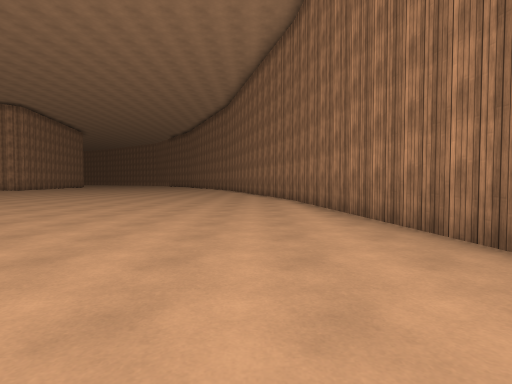
[1] (above)

24 first-person views from a walk through a scene from a Unity 3-D project. The camera is 1.2 m above the floor, tilts 2° down and sees 80° across. The floor is counted in squares, 2 m on a side. Each view is taken from the middle of a square. On the plan, view 1 faces up. The plan holds only what a view shows up to about 9 squares ahead; the rest is blank. The place goes on beyond the plan. The player is left out. Surface patterns are stand-ins for the level's own textures.

[2]
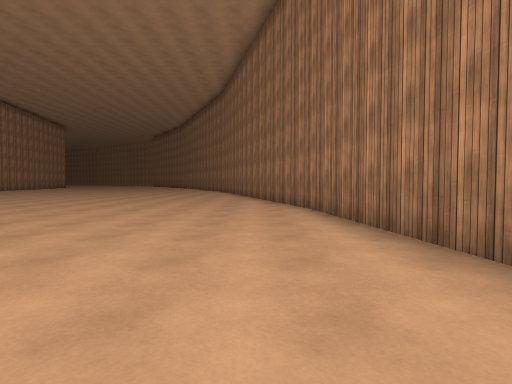

[3]
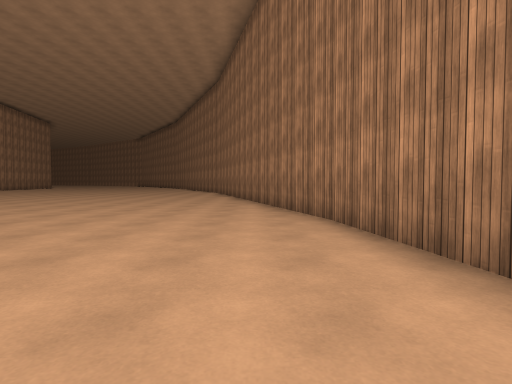

[4]
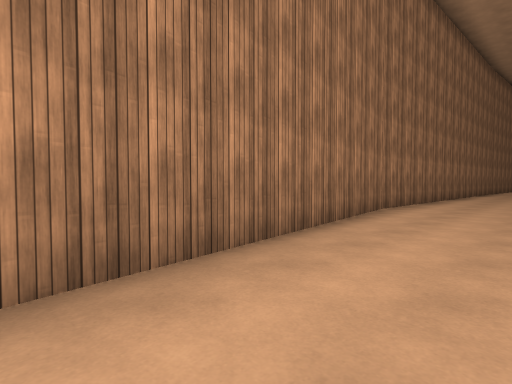

[5]
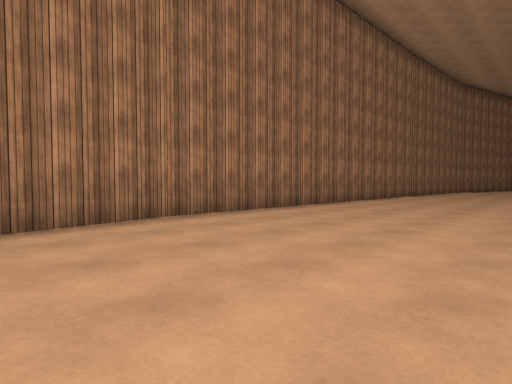

[6]
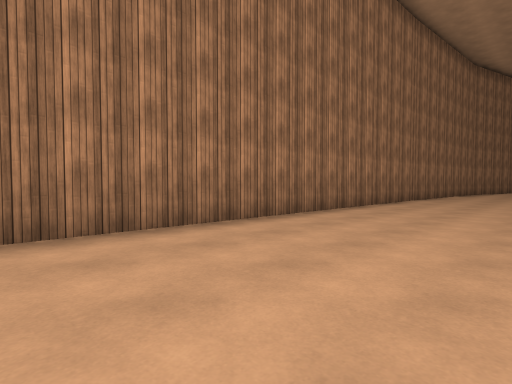

[7]
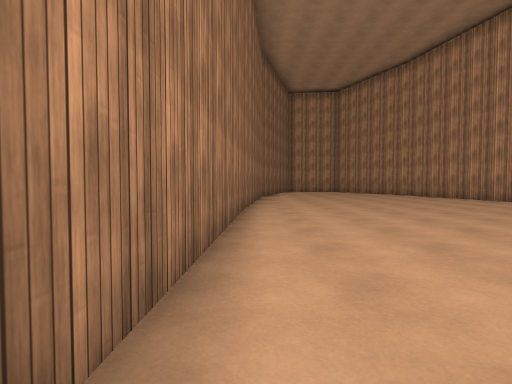

[8]
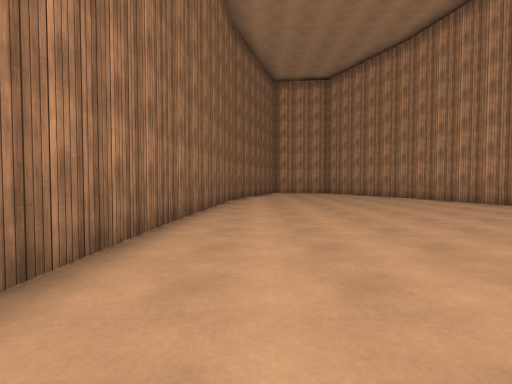

[9]
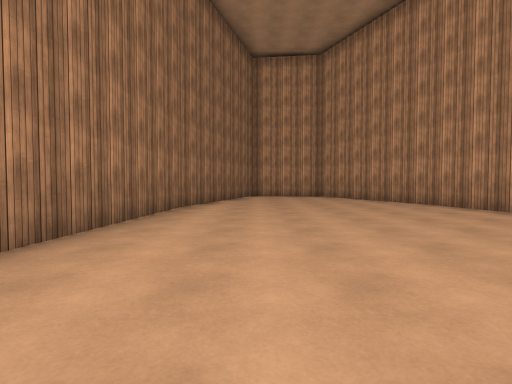

[10]
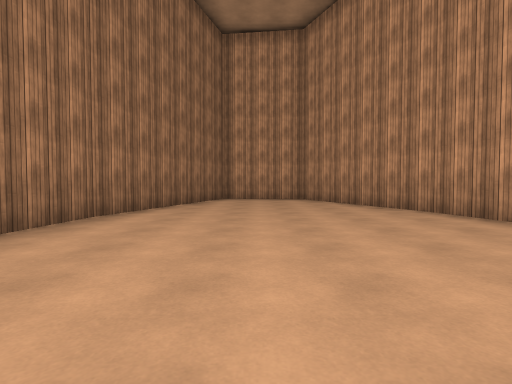

[11]
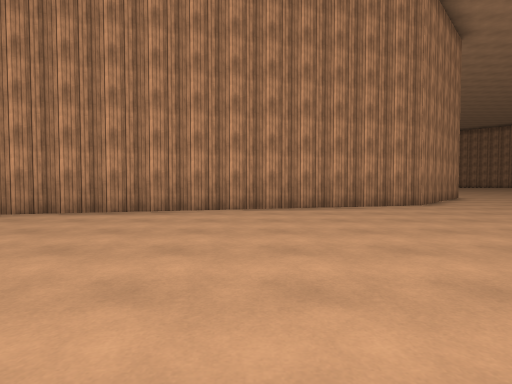

[12]
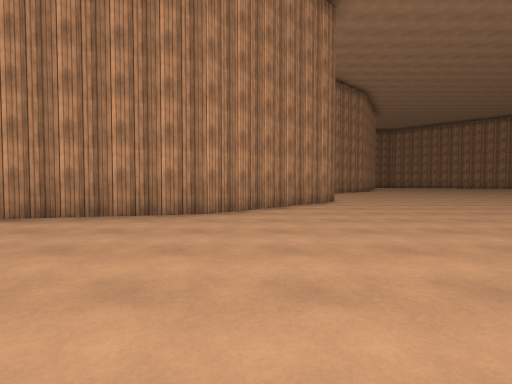

[13]
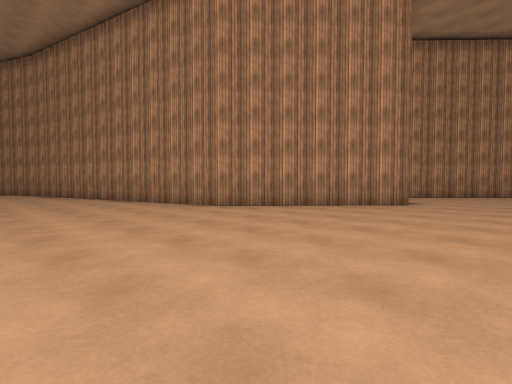

[14]
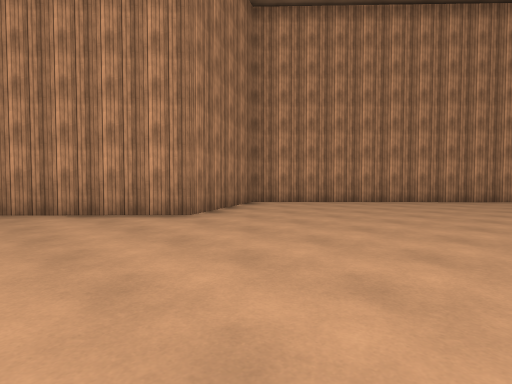

[15]
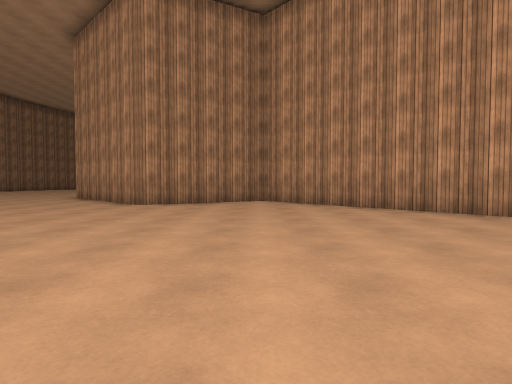

[16]
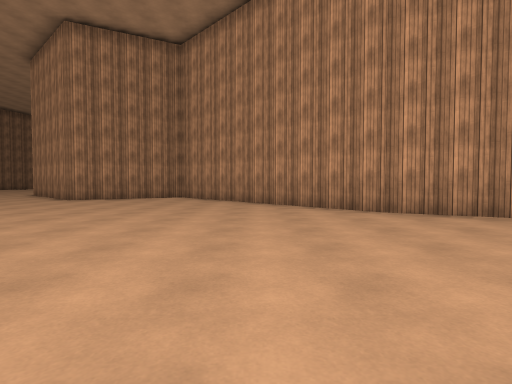

[17]
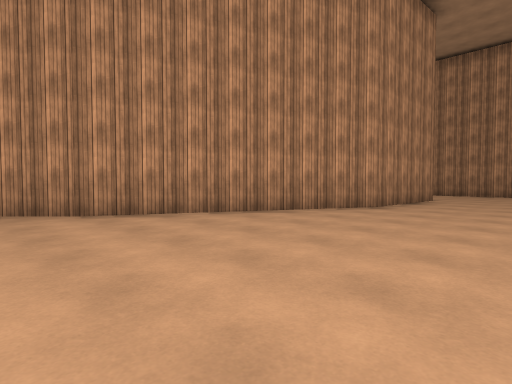

[18]
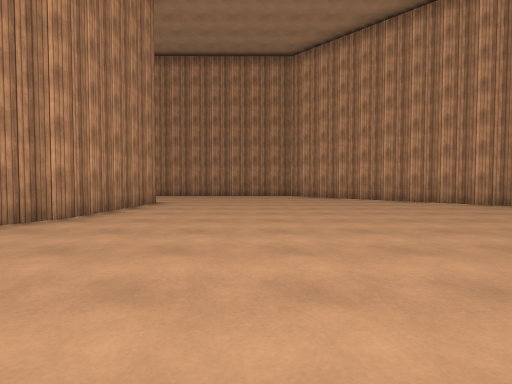

[19]
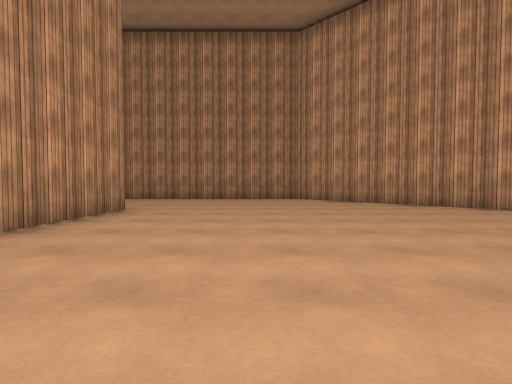

[20]
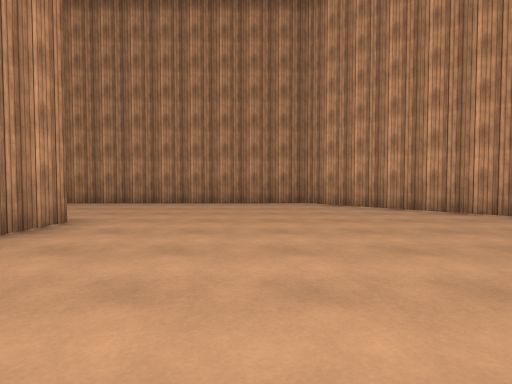

[21]
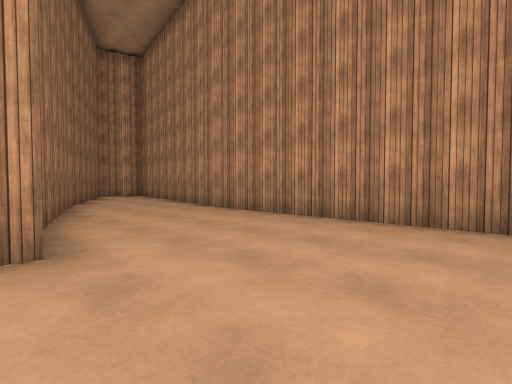

[22]
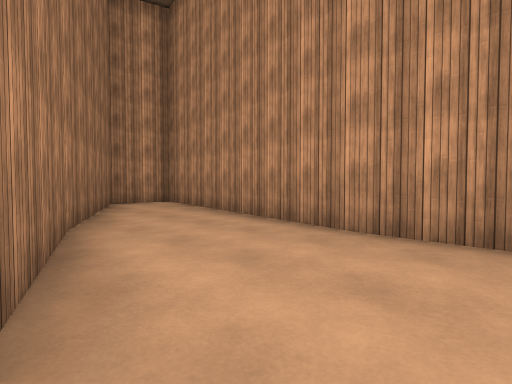

[23]
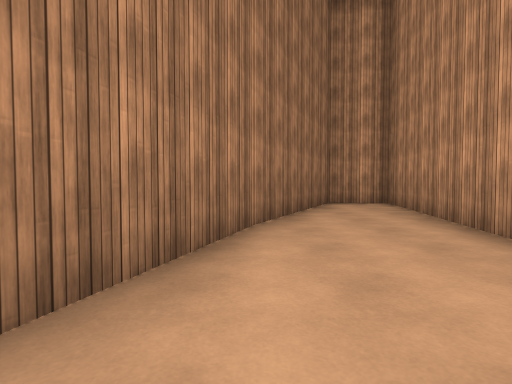

[24]
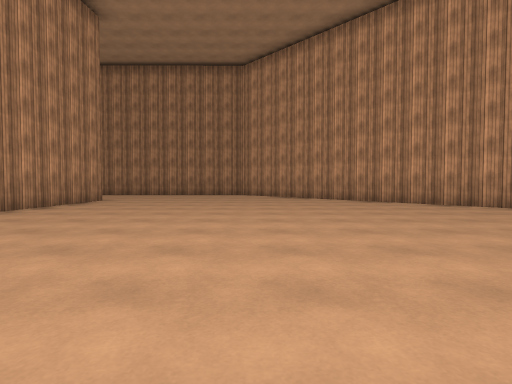

### Floor plan
Points are (right, up) in squares from view 1. A wall is a line through its corners. A room is listed if a view was taken in it or the views show most of it. See-through windows are left out.
Room 1 (views 1, 2, 3, 4, 5, 6, 7, 8, 9, 10, 11, 12, 13, 14, 15, 16, 17, 18, 19, 20, 21, 22, 23, 24)
walls: (2.8, -1.7) (1.2, 9.7) (-0.1, 14); (-27.5, 0.2) (-24, 0) (-18.5, -2.8) (-13.2, -8.4) (-10, -6.7) (-6.6, -9.9) (-4.4, -19.1); (-24.8, 10.7) (-31.4, 4.5) (-31.4, -2.7); (-29, -5.2) (-27.8, -1.5); (-31.4, -2.6) (-32.6, -9.2) (-31.1, -9.6) (-28.9, -5.1); (-4.4, -19) (-3.1, -22); (2, -18.1) (2.8, -1.5); (0.6, -22) (1.8, -18)

Where each view was taken, in squares from view 1:
view 1: 0 up, 0 right, facing up
view 2: 3 up, 0 right, facing up
view 3: 5 up, 0 right, facing up
view 4: 5 up, 0 right, facing down-right
view 5: 1 up, 2 left, facing down-right
view 6: 2 down, 1 left, facing down-right
view 7: 6 down, 2 right, facing down
view 8: 8 down, 1 right, facing down
view 9: 11 down, 0 right, facing down
view 10: 13 down, 1 left, facing down
view 11: 14 down, 1 right, facing left
view 12: 9 down, 1 left, facing left
view 13: 4 down, 2 left, facing down-left
view 14: 2 down, 7 left, facing down-left
view 15: 1 up, 13 left, facing down
view 16: 3 up, 16 left, facing down
view 17: 3 up, 17 left, facing down-left
view 18: 3 up, 19 left, facing left
view 19: 3 up, 21 left, facing left
view 20: 3 up, 23 left, facing left
view 21: 3 up, 27 left, facing down-left
view 22: 1 down, 28 left, facing down-left
view 23: 1 down, 29 left, facing down
view 24: 5 up, 18 left, facing left
